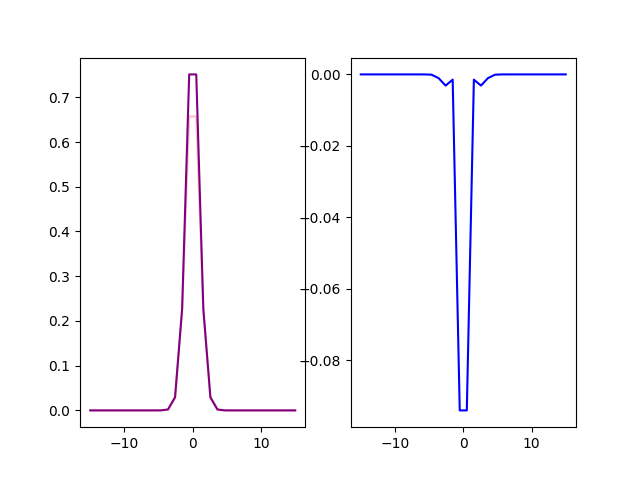

The script that saved this image:
import matplotlib.pyplot as plt
import numpy as np

"""
зависимость ошибки от шага сетки
вид ошибки
"""

# N = 30
iter_number = 10

x0, xn = -15, 15


def U(x):
    """
    math: $U(x) = \frac{(x^2)}{2}$
    """
    return pow(x, 2) / 2


def solution(x):
    """
    math: $\pi^{-\frac{1}{4}}exp(-\frac{x^2}{2})$
    """
    return np.exp(- x**2 / 2) * pow(np.pi, -1 / 4)


def matrix(x, n):
    """
    когда n - нечетное, у нас всегда есть х==0, тогда вклад от потенциала в нуле -> 0, только от $1/h^2$
    когда n - четное, у нас нет точки в нуле и мы как бы перепрыгиваем эту точку.
    """

    h = x[1]-x[0]
    a, c = np.zeros(len(x)) - 0.5 / (h ** 2), np.zeros(len(x)) - 0.5 / (h ** 2)
    b = np.zeros(len(x)) + 1 / (h ** 2) + x**2/2
    a[0], c[n - 1] = 0, 0

    return a, b, c


def tridiagonal(d, x, n):
    a, b, c = matrix(x, n)
    d = d.copy()

    for i in range(1, n - 1):
        ksi = a[i] / b[i - 1]
        b[i] -= ksi * c[i - 1]
        d[i] -= ksi * d[i - 1]

    y = np.zeros(n)  # [i for i in range(n)]
    y[n - 1] = d[n - 1] / b[n - 1]
    for i in range(n - 2, -1, -1):
        y[i] = (d[i] - c[i] * y[i + 1]) / b[i]

    return y


def inverse_iteration(psi_prev, x, n):  # на первом шаге получаем вектор приближенных собственных значений
    for i in range(0, iter_number - 1):
        psi_prev = tridiagonal(psi_prev, x, n)
    psi = tridiagonal(psi_prev, x, n)

    energy = max(psi_prev) / max(psi)
    # $H\psi (x)= E\psi (x)$
    psi /= (max(psi) * pow(np.pi, 1 / 4))  # нормализуем волновую функцию

    return energy, psi


def error_steps():
    e_error, psi_error, nums = [], [], []
    for n in range(10, 200, 10):
        x = np.linspace(x0, xn, n)
        print(n)
        nums.append(n)
        energy, psi = inverse_iteration(np.zeros(n) + 0.7, x, n)
        analytic_solution = solution(x)
        e_error.append(np.abs(energy-0.5))
        psi_error.append(np.sum(np.abs(np.array(analytic_solution) - np.array(psi)))/len(analytic_solution))

    fig, axs = plt.subplots(nrows=1, ncols=2)
    axs[0].plot(nums, e_error, label='energy error')
    axs[1].plot(nums, psi_error, label='psi error')
    axs[0].legend(fontsize=7, ncol=1, facecolor='oldlace', edgecolor='r')
    axs[1].legend(fontsize=7, ncol=1, facecolor='oldlace', edgecolor='r')

    plt.savefig('task11/task11_error_dependence.png')



def run():
    N = 10**6  # интересно получается с четным и нечетным числом разбиений.
    x = np.linspace(x0, xn, N)
    energy, psi = inverse_iteration(np.zeros(N) + 0.7, x, N)
    print(f'Calculated E0 = {energy}')
    print(f'Real E0 = 0.5')

    fig, axs = plt.subplots(nrows=1, ncols=2)

    analytic_solution = solution(x)

    axs[0].plot(x, analytic_solution, color='pink', label='analytic')
    axs[0].plot(x, psi, color='purple', label=f'inverse iter')
    axs[1].plot(x, np.abs(analytic_solution - np.array(psi)), color='blue', label='error')
    axs[0].legend(fontsize=7, ncol=1, facecolor='oldlace', edgecolor='r')
    axs[1].legend(fontsize=7, ncol=1, facecolor='oldlace', edgecolor='r')

    plt.savefig(f'task11/task11_[{x0},{xn}].png')
    # error_steps()

    """
    Чем больше шаг сетки, тем лучше приближается
    если сетка четная - удин пик, если нечетная - два пика.
    """
